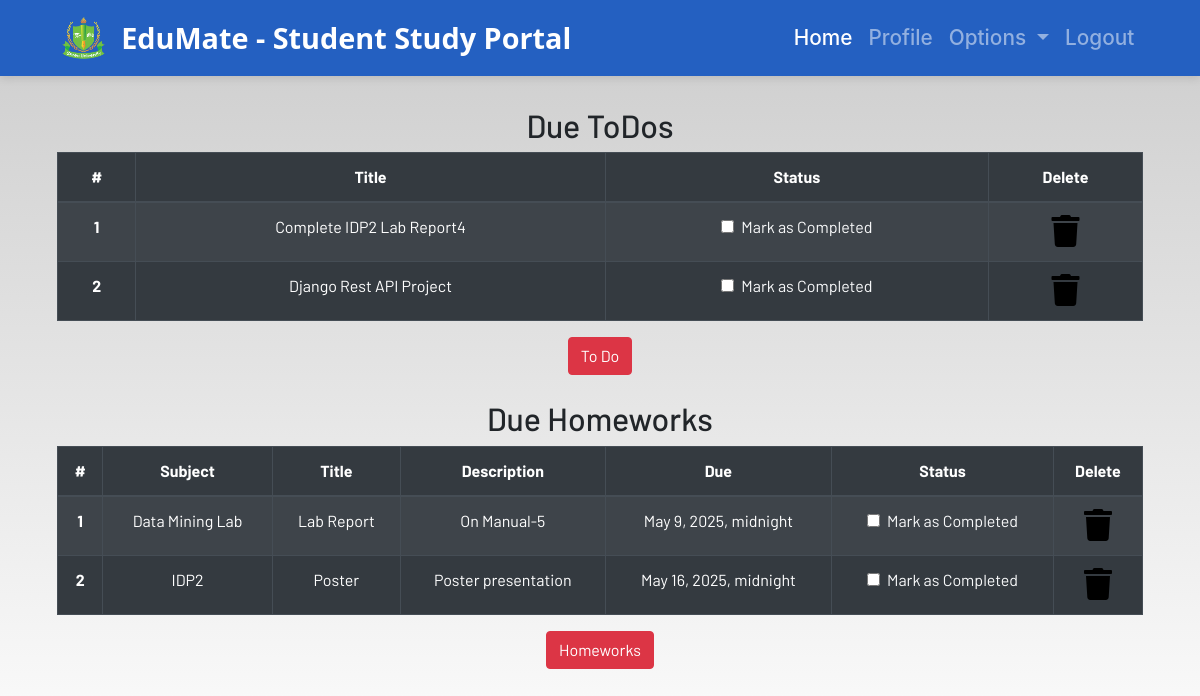
/profile/ (signed in), run on the app's committed database.
### dashboard/models.py (models this page shows, shortened)
class Todo(models.Model):
    user = models.ForeignKey(User,on_delete=models.CASCADE)
    title = models.CharField(max_length=100)
    is_finished = models.BooleanField(default=False)

class Homework(models.Model):
    user = models.ForeignKey(User,on_delete=models.CASCADE)
    subject = models.CharField(max_length=50)
    title = models.CharField(max_length=100)
    description = models.TextField()
    due = models.DateTimeField()
    is_finished = models.BooleanField(default=False)

### dashboard/views.py (the view)
# urls.py: path('profile/',dash_views.profile,name='profile')
@login_required
def profile(request):
    homeworks = Homework.objects.filter(is_finished=False, user=request.user)
    todos = Todo.objects.filter(is_finished=False, user=request.user)
    homework_done = len(homeworks) == 0
    todos_done = len(todos) == 0
    context = {
        "homeworks": homeworks,
        "todos": todos,
        "homework_done": homework_done,
        "todos_done": todos_done,
    }
    return render(request, "dashboard/profile.html", context)

### dashboard/templates/dashboard/profile.html
{% extends 'dashboard/base.html' %}
{% load static %}
{% load crispy_forms_tags %}
{% block content %}
<section class="text-center">
    <div class="container">
        {% if not todos_done %}
        <h2>Due ToDos</h2>
        <table class="table table-striped table-bordered table-hover table-dark">
            <thead>
                <tr>
                    <th scope="col">#</th>
                    <th scope="col">Title</th>
                    <th scope="col">Status</th>
                    <th scope="col">Delete</th>
                </tr>
            </thead>
            <tbody>
                {% for todo in todos %}
                <tr>
                    <th scope="row">{{ forloop.counter }}</th>
                    <td>{{ todo.title }}</td>
                    <td>
                        <a href="{% url 'update-todo' todo.id %}">
                            <div class="form-check">
                                {% if todo.is_finished %}
                                <input class="form-check-input" type="checkbox" checked>
                                {% else %}
                                <input class="form-check-input" type="checkbox">
                                {% endif %}
                                <label class="form-check-label text-light">Mark as Completed</label>
                            </div>
                        </a>
                    </td>
                    <td><a href="{% url 'delete-todo' todo.id %}"><i class="fa fa-trash fa-2x"></i></a></td>
                </tr>
                {% endfor %}
            </tbody>
        </table>
        {% else %}
        <h3>All ToDos are completed!!!!</h3>
        {% endif %}
        <a href="{% url 'todo' %}" class="btn btn-danger">To Do</a>
        <br><br>
        {% if not homework_done %}
        <h2>Due Homeworks</h2>
        <table class="table table-striped table-bordered table-hover table-dark">
            <thead>
                <tr>
                    <th scope="col">#</th>
                    <th scope="col">Subject</th>
                    <th scope="col">Title</th>
                    <th scope="col">Description</th>
                    <th scope="col">Due</th>
                    <th scope="col">Status</th>
                    <th scope="col">Delete</th>
                </tr>
            </thead>
            <tbody>
                {% for homework in homeworks %}
                <tr>
                    <th scope="row">{{ forloop.counter }}</th>
                    <td>{{ homework.subject }}</td>
                    <td>{{ homework.title }}</td>
                    <td>{{ homework.description }}</td>
                    <td>{{ homework.due }}</td>
                    <td>
                        <a href="{% url 'update-homework' homework.id %}">
                            <div class="form-check">
                                {% if homework.is_finished %}
                                <input class="form-check-input" type="checkbox" checked>
                                {% else %}
                                <input class="form-check-input" type="checkbox">
                                {% endif %}
                                <label class="form-check-label text-light">Mark as Completed</label>
                            </div>
                        </a>
                    </td>
                    <td><a href="{% url 'delete-homework' homework.id %}"><i class="fa fa-trash fa-2x"></i></a></td>
                </tr>
                {% endfor %}
            </tbody>
        </table>
        {% else %}
        <h3>All Homeworks are completed!!!!</h3>
        {% endif %}
        <a href="{% url 'homework' %}" class="btn btn-danger">Homeworks</a>
    </div>
</section>
{% endblock content %}

### static/css/main.css (style rules this page uses)
html { scroll-behavior: smooth; height: 100%; width: 100%; }
a { text-decoration: none !important; color: black; }
html, body { max-width: 100%; overflow-x: hidden; height: 100%; width: 100%; }
body { background: linear-gradient(rgba(0, 0, 0, 0.2), rgba(255, 255, 255, 0.5)); overflow-x: hidden; background-repeat: no-repeat; }
.fa { color: black; }

### data on the page
Todo: title "Complete IDP2 Lab Report4"
Todo: title "Django Rest API Project"
Homework: subject "Data Mining Lab", title "Lab Report", description "On Manual-5", due "May 9, 2025, midnight"
Homework: subject "IDP2", title "Poster", description "Poster presentation", due "May 16, 2025, midnight"
